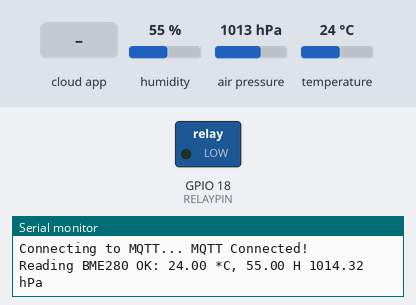
This sketch was run on a simulated ESP32. Shown: switched loads named in the sketch (green lamp = pin HIGH), the last lines printed to the serial monitor. The inputs (shaded band) are chosen by the test bench; at power-on: humidity 55 %, air pressure 1013 hPa, temperature 24 °C. WiFi joins after 1.5 s; servers stay silent unless stated; no MQTT or app messages arrive unless stated.

Above: at 3.7 s.
3.8 s: the phone or cloud app sets lv to 0
At 5.1 s:
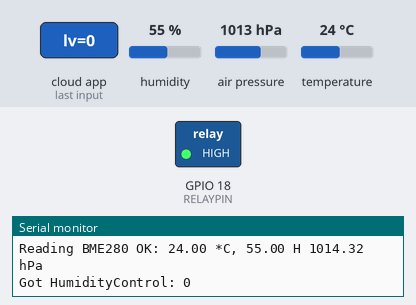
Timing chart, 0 to 6.8 s (numbered marks = the images above; inputs shaded):
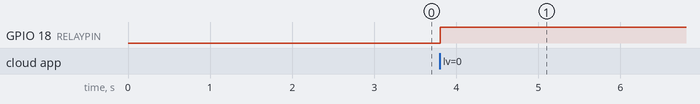

The sketch:

ESP32-DITO-IOT.ino
```cpp
#include <WiFi.h>
#include <WiFiMulti.h>
#include "Adafruit_MQTT.h"
#include "Adafruit_MQTT_Client.h"
#include "Adafruit_BME280.h"
#include <HTTPClient.h>

#define I2C_SDA 2
#define I2C_SCL 15
#define BME280_ADDRESS 0x76  //If the sensor does not work, try the 0x77 address as well
#define ALTITUDE 11.0 // Altitude in Bristol

#define RELAYPIN 18

/************************* WiFi Access Point *********************************/
#define WLAN_SSID       "Britannia Cahya"
#define WLAN_PASS       "Britannia1912"

/************************* MQTT Setup *********************************/
#define MQTT_SERVER      "mqtt://things.ubidots.com"
#define MQTT_PORT        1883
#define MQTT_USERNAME    "A1E-JfqlAFGccP1gsFCmvrcSmpUPJqonQC"
#define MQTT_KEY         ""

WiFiMulti wifiMulti;
WiFiClient client;

// Setup the MQTT client class by passing in the WiFi client and MQTT server and login details.
Adafruit_MQTT_Client mqtt(&client, MQTT_SERVER, MQTT_PORT, MQTT_USERNAME, MQTT_KEY);

/****************************** Feeds ***************************************/

// Setup a feed called 'temp' and 'humidity' for publishing.
Adafruit_MQTT_Publish temp = Adafruit_MQTT_Publish(&mqtt, "/v1.6/devices/ESP32/Temperature");
Adafruit_MQTT_Publish humidity = Adafruit_MQTT_Publish(&mqtt, "/v1.6/devices/ESP32/Humidity");
Adafruit_MQTT_Publish pressure = Adafruit_MQTT_Publish(&mqtt, "/v1.6/devices/ESP32/Pressure");

Adafruit_MQTT_Subscribe dehumidifier = Adafruit_MQTT_Subscribe(&mqtt, "/v1.6/devices/esp32/dehumidifier/lv");
Adafruit_MQTT_Subscribe humidityControl = Adafruit_MQTT_Subscribe(&mqtt, "/v1.6/devices/esp32/humiditycontrol/lv");

Adafruit_BME280 bme(I2C_SDA, I2C_SCL);

float temp_val = 0;
float humidity_val = 0;
float pressure_val = 0;
float temp_acc = 0;
float humidity_acc = 0;
float pressure_acc = 0;
float temp_av = 0;
float humidity_av = 0;
float pressure_av = 0;
int humidity_setpoint = 60;
int dehumidifier_status = 1;

void initSensor()
{
  bool status = bme.begin(BME280_ADDRESS);
  if (!status) {
    Serial.println("Could not find a valid BME280 sensor, check wiring!");
    while (1);
  }
}

void dehumidifier_callback(uint32_t value)
{
  Serial.print(F("Got Dehumidifier: "));
  Serial.println((char *)dehumidifier.lastread);
  dehumidifier_status = atoi((char *)dehumidifier.lastread);
  if(humidity_av>humidity_setpoint && dehumidifier_status == 1)digitalWrite(RELAYPIN, HIGH);// set relay high
  else digitalWrite(RELAYPIN, LOW);
}

void humidityControl_callback(uint32_t value)
{
  Serial.print(F("Got HumidityControl: "));
  Serial.println((char *)humidityControl.lastread);
  humidity_setpoint = atoi((char *)humidityControl.lastread);
  if(humidity_av>humidity_setpoint && dehumidifier_status == 1)digitalWrite(RELAYPIN, HIGH);// set relay high
  else digitalWrite(RELAYPIN, LOW);}

void readSensor(){
  float humidity_new = bme.readHumidity();
  if(!isnan(humidity_new))humidity_val = humidity_new;

  float temp_new = bme.readTemperature();
  if(!isnan(temp_new))temp_val = temp_new;

  float pressure_new = bme.readPressure();
  if(!isnan(pressure_new)){
    pressure_val = pressure_new;
    pressure_val = bme.seaLevelForAltitude(ALTITUDE,pressure_val);
    pressure_val = pressure_val/100.0F;
  }

  Serial.print("Reading BME280 OK: ");
  Serial.print(temp_val); Serial.print(" *C, ");
  Serial.print(humidity_val); Serial.print(" H ");
  Serial.print(pressure_val); Serial.println(" hPa");

  temp_acc+=temp_val;
  pressure_acc+=pressure_val;
  humidity_acc+=humidity_val;
}

void setup()
{
    Serial.begin(115200);
    delay(10);

    initSensor();

    delay(1000);

    pinMode(RELAYPIN, OUTPUT);      // set relay pin to output
    digitalWrite(RELAYPIN, LOW);    // set relay low

    wifiMulti.addAP(WLAN_SSID,WLAN_PASS);

    Serial.print("Connecting Wifi...");
    while(wifiMulti.run() != WL_CONNECTED) {
      Serial.print(".");
      delay(4000);
    }
    if(wifiMulti.run() == WL_CONNECTED){
      Serial.println("");
      Serial.println("WiFi connected");
      Serial.println("IP address: ");
      Serial.println(WiFi.localIP());
    }

    // Setup MQTT subscription callback
    humidityControl.setCallback(humidityControl_callback);
    dehumidifier.setCallback(dehumidifier_callback);

    // Setup MQTT subscription
    mqtt.subscribe(&humidityControl);
    mqtt.subscribe(&dehumidifier);

    readSensor();

    temp_av=temp_val;
    pressure_av=pressure_val;
    humidity_av=humidity_val;

    if(humidity_av>humidity_setpoint && dehumidifier_status == 1)digitalWrite(RELAYPIN, HIGH);// set relay high
    else digitalWrite(RELAYPIN, LOW);

    temp_acc=0;
    pressure_acc=0;
    humidity_acc=0;
}

void loop()
{
  wifiMulti.run();

  // Ensure the connection to the MQTT server is alive (this will make the first
  // connection and automatically reconnect when disconnected).
  MQTT_connect();

  readSensor();
  mqtt.processPackets(5000);
  readSensor();
  mqtt.processPackets(5000);
  readSensor();
  mqtt.processPackets(5000);
  readSensor();
  mqtt.processPackets(5000);

  temp_av = temp_acc/4;
  humidity_av = humidity_acc/4;
  pressure_av = pressure_acc/4;

  temp_acc=0;
  pressure_acc=0;
  humidity_acc=0;

  if(humidity_av>humidity_setpoint && dehumidifier_status == 1)digitalWrite(RELAYPIN, HIGH);    // set relay high
  else digitalWrite(RELAYPIN, LOW);

  boolean temp_ok = temp.publish(temp_av);
  boolean humidity_ok = humidity.publish(humidity_av);
  boolean pressure_ok = pressure.publish(pressure_av);

  if (temp_ok && humidity_ok && pressure_ok){
    Serial.println("Success publishing temp & humidity data!");
  }
  else{
    Serial.println("Failed publishing temp & humidity data!");
  }
}

// Function to connect and reconnect as necessary to the MQTT server.
// Should be called in the loop function and it will take care if connecting.
void MQTT_connect() {
  int8_t ret;

  // Stop if already connected.
  if (mqtt.connected()) {
    return;
  }

  Serial.print("Connecting to MQTT... ");

  uint8_t retries = 3;
  while ((ret = mqtt.connect()) != 0) { // connect will return 0 for connected
       Serial.println(mqtt.connectErrorString(ret));
       Serial.println("Retrying MQTT connection in 5 seconds...");
       mqtt.disconnect();
       delay(5000);  // wait 5 seconds
       retries--;
       if (retries == 0) {
         // basically die and wait for WDT to reset me
         //while (1);
         break;
       }
  }
  Serial.println("MQTT Connected!");
}
```

Measured:
- after the input at 3.8 s, GPIO 18 (RELAYPIN): LOW → HIGH at once
